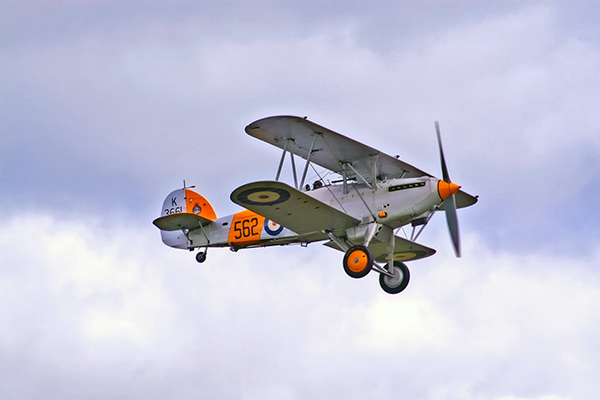
#> input picture OpenCV_컴퓨터비전과정_실습/images/airplane.bmp, 600 x 400 px
$ python '마스크연산_2.py'
#> lines starting #> are read from the running program, lines starting #| are printed output that depends on the picture; after the words box and inside, x2 and y2 are one past the last pixel; in counts of white or black regions, pixels touching at a corner belong together
import cv2
import numpy as np

src = cv2.imread('images/airplane.bmp', cv2.IMREAD_COLOR)
#> src is the input picture: shape (400, 600, 3); mean B, G, R 217.1, 197.6, 196.8
mask = np.zeros_like(src)
cv2.circle(mask, (350,200), 130, (255,255,255), -1)
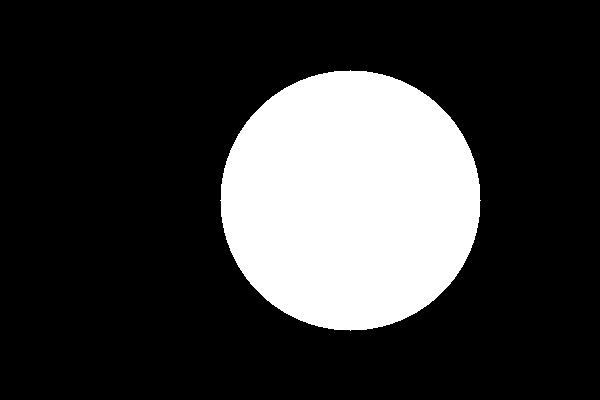
#> mask: shape (400, 600, 3); 22.1% white; 1 white region, box (x1, y1, x2, y2) and area: (220, 70, 481, 331) 53077
masked=cv2.bitwise_and(src, mask)
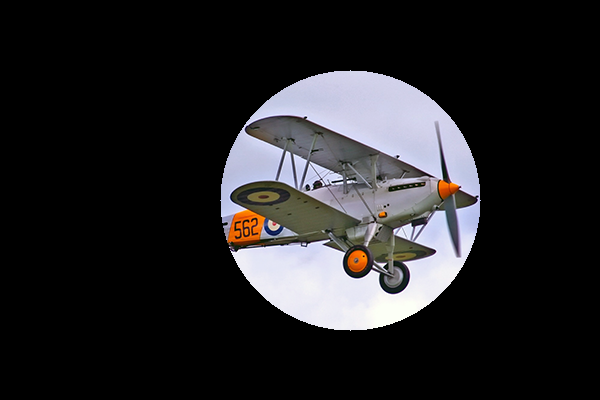
#> masked: shape (400, 600, 3); mean B, G, R 38.3, 36.4, 37


cv2.imshow("masked", masked)


cv2.waitKey(0)
cv2.destroyAllWindows()

$ run again, with OpenCV_컴퓨터비전과정_실습/images/cat.bmp copied over OpenCV_컴퓨터비전과정_실습/images/airplane.bmp
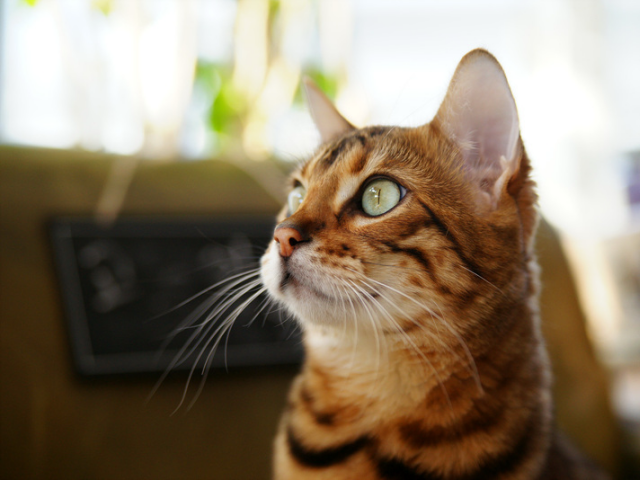
#> input picture OpenCV_컴퓨터비전과정_실습/images/cat.bmp, 640 x 480 px
#> src is the input picture: shape (480, 640, 3); mean B, G, R 104.5, 125.6, 140.8
#> `cv2.circle(mask, (350,200), 130, (255,255,255), -1)`:
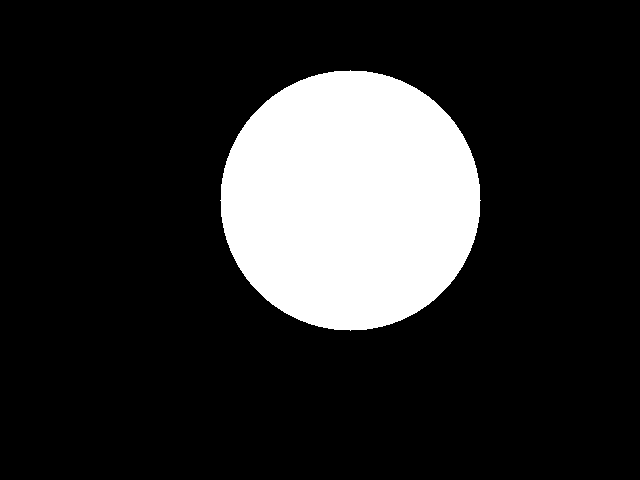
#> mask: shape (480, 640, 3); 17.3% white; 1 white region, box (x1, y1, x2, y2) and area: (220, 70, 481, 331) 53077
#> `masked=cv2.bitwise_and(src, mask)`:
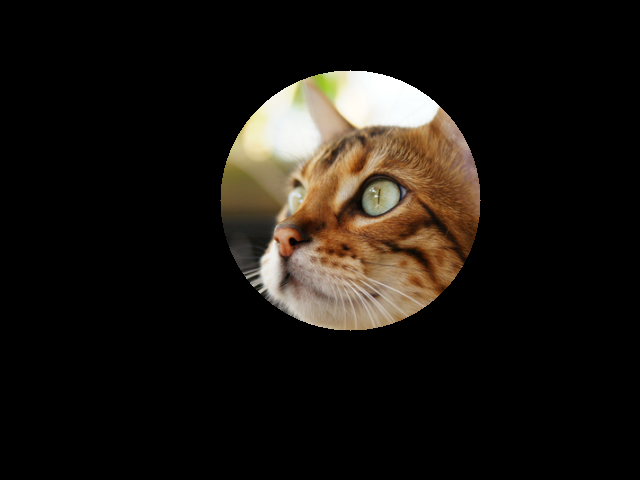
#> masked: shape (480, 640, 3); mean B, G, R 17.7, 22.7, 27

$ run again, with OpenCV_컴퓨터비전과정_실습/images/field.bmp copied over OpenCV_컴퓨터비전과정_실습/images/airplane.bmp
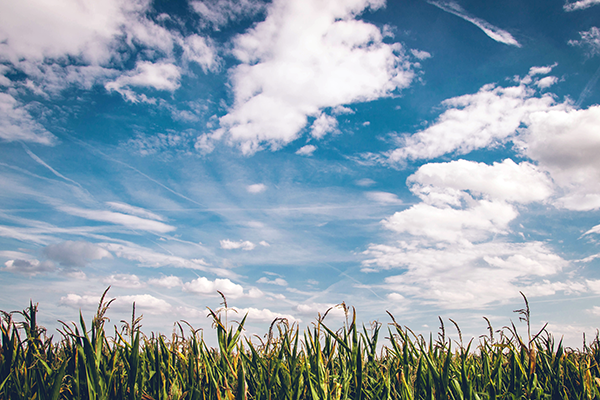
#> input picture OpenCV_컴퓨터비전과정_실습/images/field.bmp, 600 x 400 px
#> src is the input picture: shape (400, 600, 3); mean B, G, R 173.2, 160.3, 141.8
#> mask: shape (400, 600, 3); 22.1% white; 1 white region, box (x1, y1, x2, y2) and area: (220, 70, 481, 331) 53077
#> `masked=cv2.bitwise_and(src, mask)`:
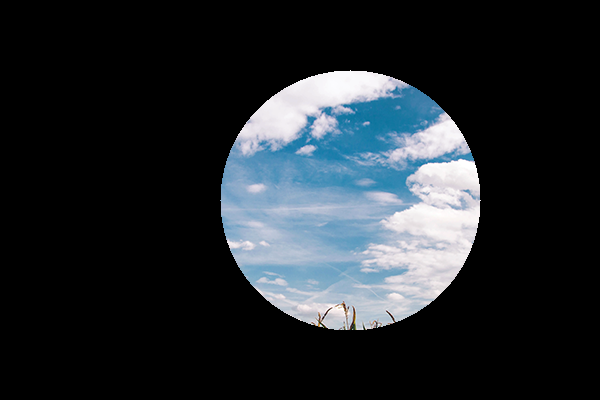
#> masked: shape (400, 600, 3); mean B, G, R 45.5, 40.8, 35.1
